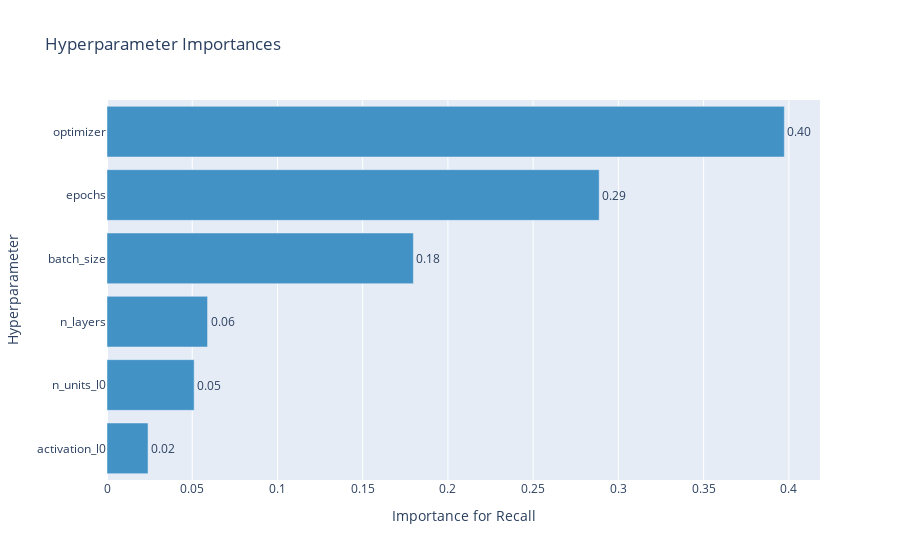

Here is the notebook cell this chart was saved with:
### Code cell
# Visualizar la importancia de los hiperparámetros para el objetivo de "Recall"
optuna.visualization.plot_param_importances(study, target=lambda t: t.values[1], target_name="Recall")

### Figure 1 — Plotly figure (JSON) as saved in the notebook; plotly's stock layout.template omitted (floating-point values rounded to 4 significant figures)
{"data": [{"cliponaxis": false, "hovertemplate": ["activation_l0 (CategoricalDistribution): 0.024077586892104687<extra></extra>", "n_units_l0 (IntDistribution): 0.05112811392001263<extra></extra>", "n_layers (IntDistribution): 0.058985108379449<extra></extra>", "batch_size (IntDistribution): 0.17972642215486695<extra></extra>", "epochs (IntDistribution): 0.2887311083190062<extra></extra>", "optimizer (CategoricalDistribution): 0.3973516603345606<extra></extra>"], "marker": {"color": "rgb(66,146,198)"}, "orientation": "h", "text": ["0.02", "0.05", "0.06", "0.18", "0.29", "0.40"], "textposition": "outside", "type": "bar", "x": [0.02408, 0.05113, 0.05899, 0.1797, 0.2887, 0.3974], "y": ["activation_l0", "n_units_l0", "n_layers", "batch_size", "epochs", "optimizer"]}], "layout": {"showlegend": false, "title": {"text": "Hyperparameter Importances"}, "xaxis": {"title": {"text": "Importance for Recall"}}, "yaxis": {"title": {"text": "Hyperparameter"}}}}
